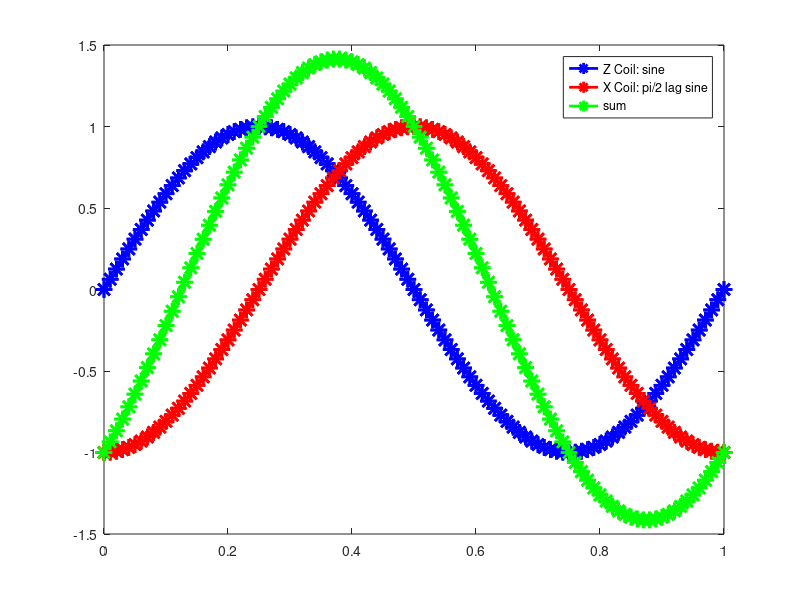
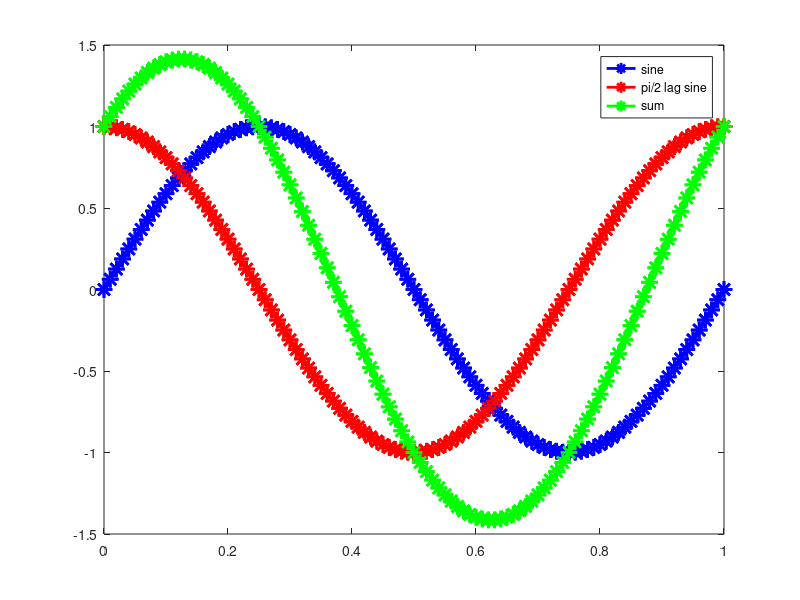

MATLAB code to generate these figures, in order:
clear all;
amplitude = 1.0;

update_rate = 100; % update current through coils at 10 Hz (20 times per second)
dt = 1/update_rate; % time between samples

cycle_length = 2*pi; % sine wave has a cycle length of 2pi

wave_freq = 1; % sine wave frequency is 1 Hz = 1 cycle / sec

num_cycles = 1; %1 second; final time for 1 cycle/ 1 waveform.

% Need to scale sine wave such that 1 sine wave cycle will fit into the
% update rate of the coils (10 samples)
time = 0:1/update_rate:num_cycles;
num_iter = update_rate * num_cycles;
for i = 1:(update_rate * num_cycles)+1

%   % Multiply by 2*pi--now it'sone cycle per sample:
    buffer(i) = amplitude * sin(wave_freq*(2 * pi) * time(i)); 
%    
%   % Multiply by 1 samples per second--now it's 1 cycles per second:
   buffer2(i) = amplitude * sin(wave_freq * (2*pi) *time(i) - pi/2);
  % Divide by 10 samples per second--now it's 1 cycles per 1 samples, which is just what we needed:
%     buffer(i) = amplitude * sin(wave_freq * (2 * pi) * i / update_rate);
end

figure(1);clf;
for k = 1:size(buffer,2)
    plot(time(k),buffer(k),'-*b','MarkerSize',12,'LineWidth',2);hold on;
    plot(time(k),buffer2(k),'-*r','MarkerSize',12,'LineWidth',2);
    plot(time(k),buffer(k)+buffer2(k),'-*g','MarkerSize',12,'LineWidth',2);
    pause(dt)
end
plot(time,buffer,'-*b','MarkerSize',12,'LineWidth',2);hold on;
plot(time,buffer2,'-*r','MarkerSize',12,'LineWidth',2);
plot(time,buffer+buffer2,'-*g','MarkerSize',12,'LineWidth',2);
legend('Z Coil: sine','X Coil: pi/2 lag sine','sum')
hold off;
% Reverse sine wave for backward swimming

for i = 1:(update_rate * num_cycles)+1

%   % Multiply by 2*pi--now it'sone cycle per sample:
    buffer_bkwd(i) = amplitude * sin(wave_freq*(2 * pi) * time(i)); 
%    
%   % Multiply by 1 samples per second--now it's 1 cycles per second:
   buffer2_bkwd(i) = amplitude * sin(wave_freq * (2*pi) *time(i) -3*pi/2);
  % Divide by 10 samples per second--now it's 1 cycles per 1 samples, which is just what we needed:
%     buffer(i) = amplitude * sin(wave_freq * (2 * pi) * i / update_rate);
end


figure(2);clf;
for k = 1:size(buffer,2)
    plot(time(k),buffer_bkwd(k),'-*b','MarkerSize',12,'LineWidth',2);hold on;
    plot(time(k),buffer2_bkwd(k),'-*r','MarkerSize',12,'LineWidth',2);
    plot(time(k),buffer_bkwd(k)+buffer2_bkwd(k),'-*g','MarkerSize',12,'LineWidth',2);
    pause(dt)
end
plot(time,buffer_bkwd,'-*b','MarkerSize',12,'LineWidth',2);hold on;
plot(time,buffer2_bkwd,'-*r','MarkerSize',12,'LineWidth',2);
plot(time,buffer_bkwd+buffer2_bkwd,'-*g','MarkerSize',12,'LineWidth',2);
legend('sine','pi/2 lag sine','sum')
